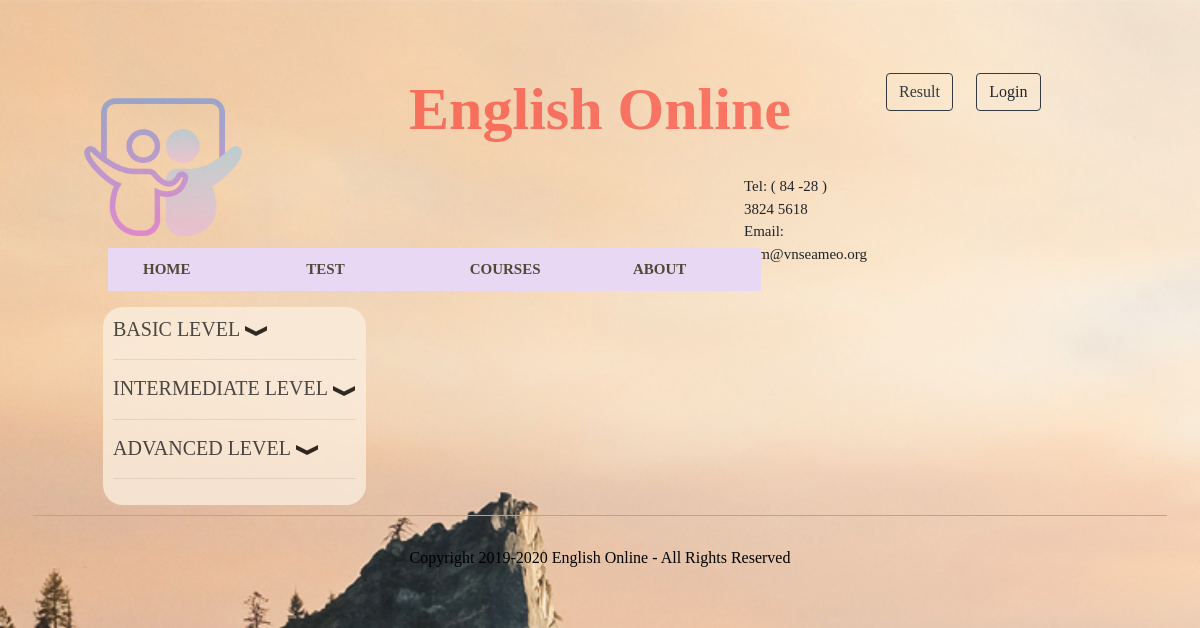
/index.php?click=course&id=0, run on the app's committed database.
### tables this page shows
CREATE TABLE `course` (
  `COURSE_ID` int(11) NOT NULL,
  `COURSE_NAME` varchar(50) DEFAULT NULL,
  `FEE` int(11) DEFAULT NULL,
  `DESCRIPTION` varchar(300) DEFAULT NULL,
  `BENCHMARK` float DEFAULT NULL
);

### site/course.php (the view, shortened to what this page needs)
    <link rel="stylesheet" href="./css/about2.css">
    <link rel="stylesheet" type="text/css" href="./bootstrap/css/bootstrap.min.css">
<?php
    $sql = "SELECT * FROM COURSE";
    $result = $conn->query($sql);
?>
    <div class='content'>
    <div class="info">
    <?php
    while ($row = $result->fetch_assoc())
    {
        $filepath = 'admin/modules/description_course/';
        $file = $row['DESCRIPTION'];
        ?>
        <h4 id="<?php echo $row['COURSE_ID'] ?>" class="title1 <?php echo $row['COURSE_ID'] ?>" style="font-size: 20px;"><?php echo $row['COURSE_NAME'] ?>
         <img src="img/arrow.png">
        <hr>
            <div class='desc' >
    <?php
        $content = "
            <code>
                <pre >".htmlspecialchars(file_get_contents("$filepath/$file"))."</pre>
            </code></div></h4>";
        echo $content;
        ?>
        <?php
    }
    ?>
        </div>
</div>

### css/header.css (style rules this page uses)
* { font-family: Comic Sans MS; }
body { background: url('../img/billboard2.jpg') no-repeat; padding: 33px; }

### css/about2.css (style rules this page uses)
.info , .contact { max-width: max-content; padding: 10px; border-radius: 20px; margin-left: 70px; background: #FAEDDD ; opacity: 0.8; margin-bottom: 10px; }

### data on the page
course: COURSE_NAME "BASIC LEVEL"
course: COURSE_NAME "INTERMEDIATE LEVEL"
course: COURSE_NAME "ADVANCED LEVEL"
